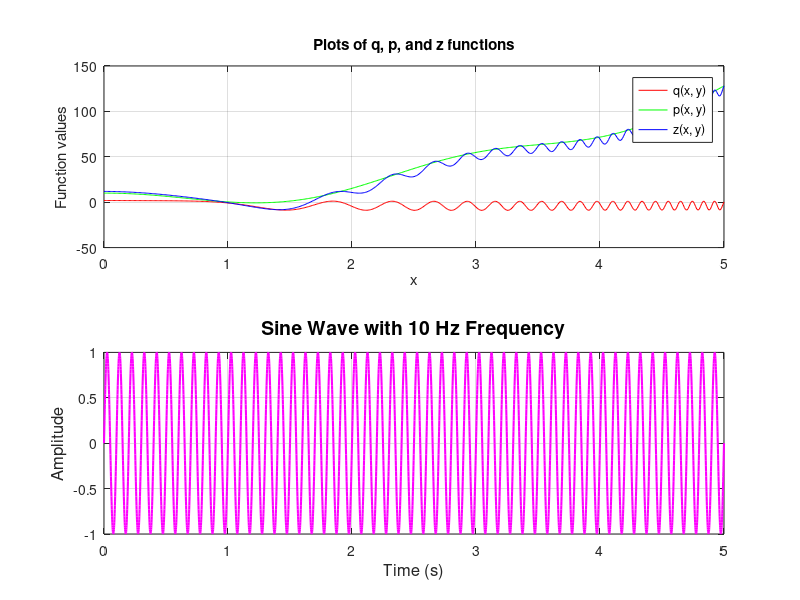
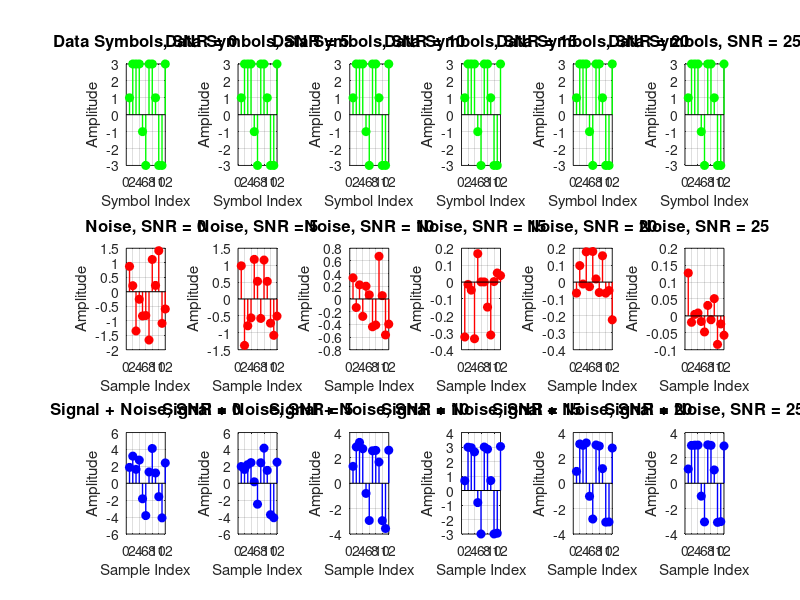

Reproduce these figures in MATLAB, in order.
clc;
clear all;

%% Task 1: Plot q, p, and z functions

% Define variables x and y 
x = 0:0.01:5;  
y = 0.05.*x + 2.01; 

% Define q, p, and z.
q = 5*cos(x.^3) + 4*sin(y.^2);  
p = 10*cos(x.*y) + 5*(x.^2);  
z = q + p; 

% Plot q, p, and z
figure;
subplot(2,1,1); % Subplot 1 for q, p, and z
plot(x, q, 'r', x, p, 'g', x, z, 'b');
legend('q(x, y)', 'p(x, y)', 'z(x, y)');
title('Plots of q, p, and z functions');
xlabel('x');
ylabel('Function values');
grid on;

%% Task 1: Sine wave with 10 Hz frequency

% Define time variable t 
t = 0:0.001:5;  

% Define sine_wave 
sine_wave = sin(2*pi*10*t); 

% Plot sine wave
subplot(2,1,2);
plot(t, sine_wave, 'm', 'LineWidth', 1.5); 
title('Sine Wave with 10 Hz Frequency', 'FontSize', 14, 'FontWeight', 'bold'); 
xlabel('Time (s)', 'FontSize', 12);  
ylabel('Amplitude', 'FontSize', 12);  
grid on;


%% Task 2: SNR and Information Calculation

% Define SNR in dB 
SNR_dB = [0, 5, 10, 15, 20, 25];  

% Convert SNR from dB to linear scale 
SNR_linear = 10.^(SNR_dB./10);  %dB_val=10*log(linear_val)

% Signal power Ps = 1 watt
Ps = 1;  

% Compute noise variance 
noise_variance = Ps ./ SNR_linear;  

% Given alphabet and symbol probabilities
A = [-3  -1  1  3]; % Amplitude levels
P = [0.15 0.20 0.25 0.40]; % Probabilities
Rs = 300; % Symbol rate in symbols per second

% Compute the amount of information per symbol (in bits)
Ik = -1*log2(P);  
disp('Amount of information carried by each symbol (I_k) in bits:');
disp(Ik);

% Compute entropy of the information source 
H = sum(P .* Ik);  % Entropy in bits per symbol 
disp('Entropy of the information source (H) in bits/symbol:');
disp(H);

% Compute total information transmitted in 15 seconds 
T = 15; % seconds
Info_transmitted = H * Rs * T;  % Total information transmitted
disp('Total information transmitted in 15 seconds (in bits):');
disp(Info_transmitted);

% Generate Nsym 4-level symbols (M=4) with given probabilities
Nsym = 12;  % Number of symbols
data_symbols = randsrc(1, Nsym, [A; P]);  % Generates random symbols based on probabilities

% Create separate plots for each SNR
for i = 1:length(SNR_dB)
    % Generate Gaussian noise samples with computed variance 
    noise = sqrt(noise_variance(i)) * randn(1, Nsym); 

    % Add noise to the data symbols 
    signal_plus_noise = data_symbols + noise;  

    % Create separate figure for each SNR
   
    figure(2)
    % Data Symbols plot
    subplot(3, length(SNR_dB), i);
    stem(data_symbols, 'filled', 'g', 'LineWidth', 1); 
    title(['Data Symbols, SNR = ', num2str(SNR_dB(i))], 'FontSize', 12);
    xlabel('Symbol Index');
    ylabel('Amplitude');
    grid on;
    
    % Noise plot
    subplot(3, length(SNR_dB), i + length(SNR_dB));
    stem(noise, 'filled', 'r', 'LineWidth', 1); 
    title(['Noise, SNR = ', num2str(SNR_dB(i))], 'FontSize', 12);
    xlabel('Sample Index');
    ylabel('Amplitude');
    grid on;
    
    % Signal + Noise plot
    subplot(3, length(SNR_dB), i + 2 * length(SNR_dB));
    stem(signal_plus_noise, 'filled', 'b', 'LineWidth', 1);
    title(['Signal + Noise, SNR = ', num2str(SNR_dB(i))], 'FontSize', 12);
    xlabel('Sample Index');
    ylabel('Amplitude');
    grid on;
end
